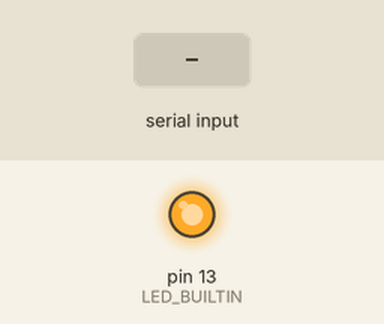
This sketch was run on a simulated Arduino Uno, built with avr-gcc and run on an emulated ATmega328P. Shown: output pins drawn as LEDs (lit = HIGH). Dashed ring = blinking. Inputs (shaded band) come from the test bench.

Above: at 1.2 s.
1.3 s: "5\n" received over Serial
At 6.1 s:
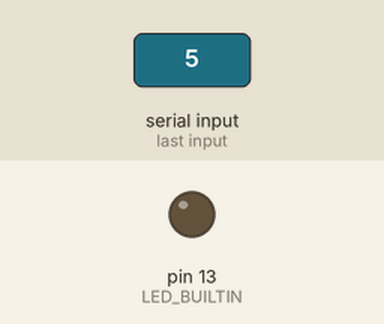
11.5 s: "90,45\n" received over Serial
At 11.73 s:
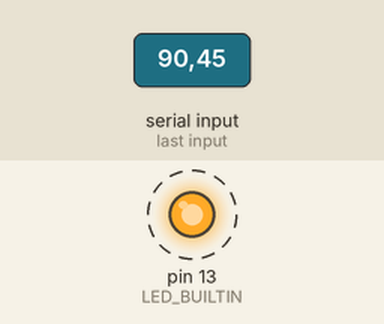
Timing chart, 0 to 21.0 s (numbered marks = the images above; inputs shaded):
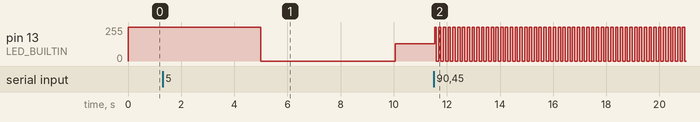

The sketch:

BlinkUsingGUI.ino
```cpp
void setup() {
  // initialize digital pin LED_BUILTIN as an output.
  pinMode(LED_BUILTIN, OUTPUT);
  Serial.begin(9600);
}

// the loop function runs over and over again forever
void loop() {
  static int delayTime = 5000;
  if (Serial.available()){
    delayTime = Serial.readStringUntil('\n').toInt(); //Read number sent from C#
  }
  digitalWrite(LED_BUILTIN, HIGH);  // turn the LED on (HIGH is the voltage level)
  delay(delayTime);                      // wait for a second
  digitalWrite(LED_BUILTIN, LOW);   // turn the LED off by making the voltage LOW
  delay(delayTime);                      // wait for a second
}
```

Measured:
- after the input at 11.5 s, pin 13 (LED_BUILTIN): alternates 255/255 for 0.09 s and 0/255 for 0.09 s, starting at once
